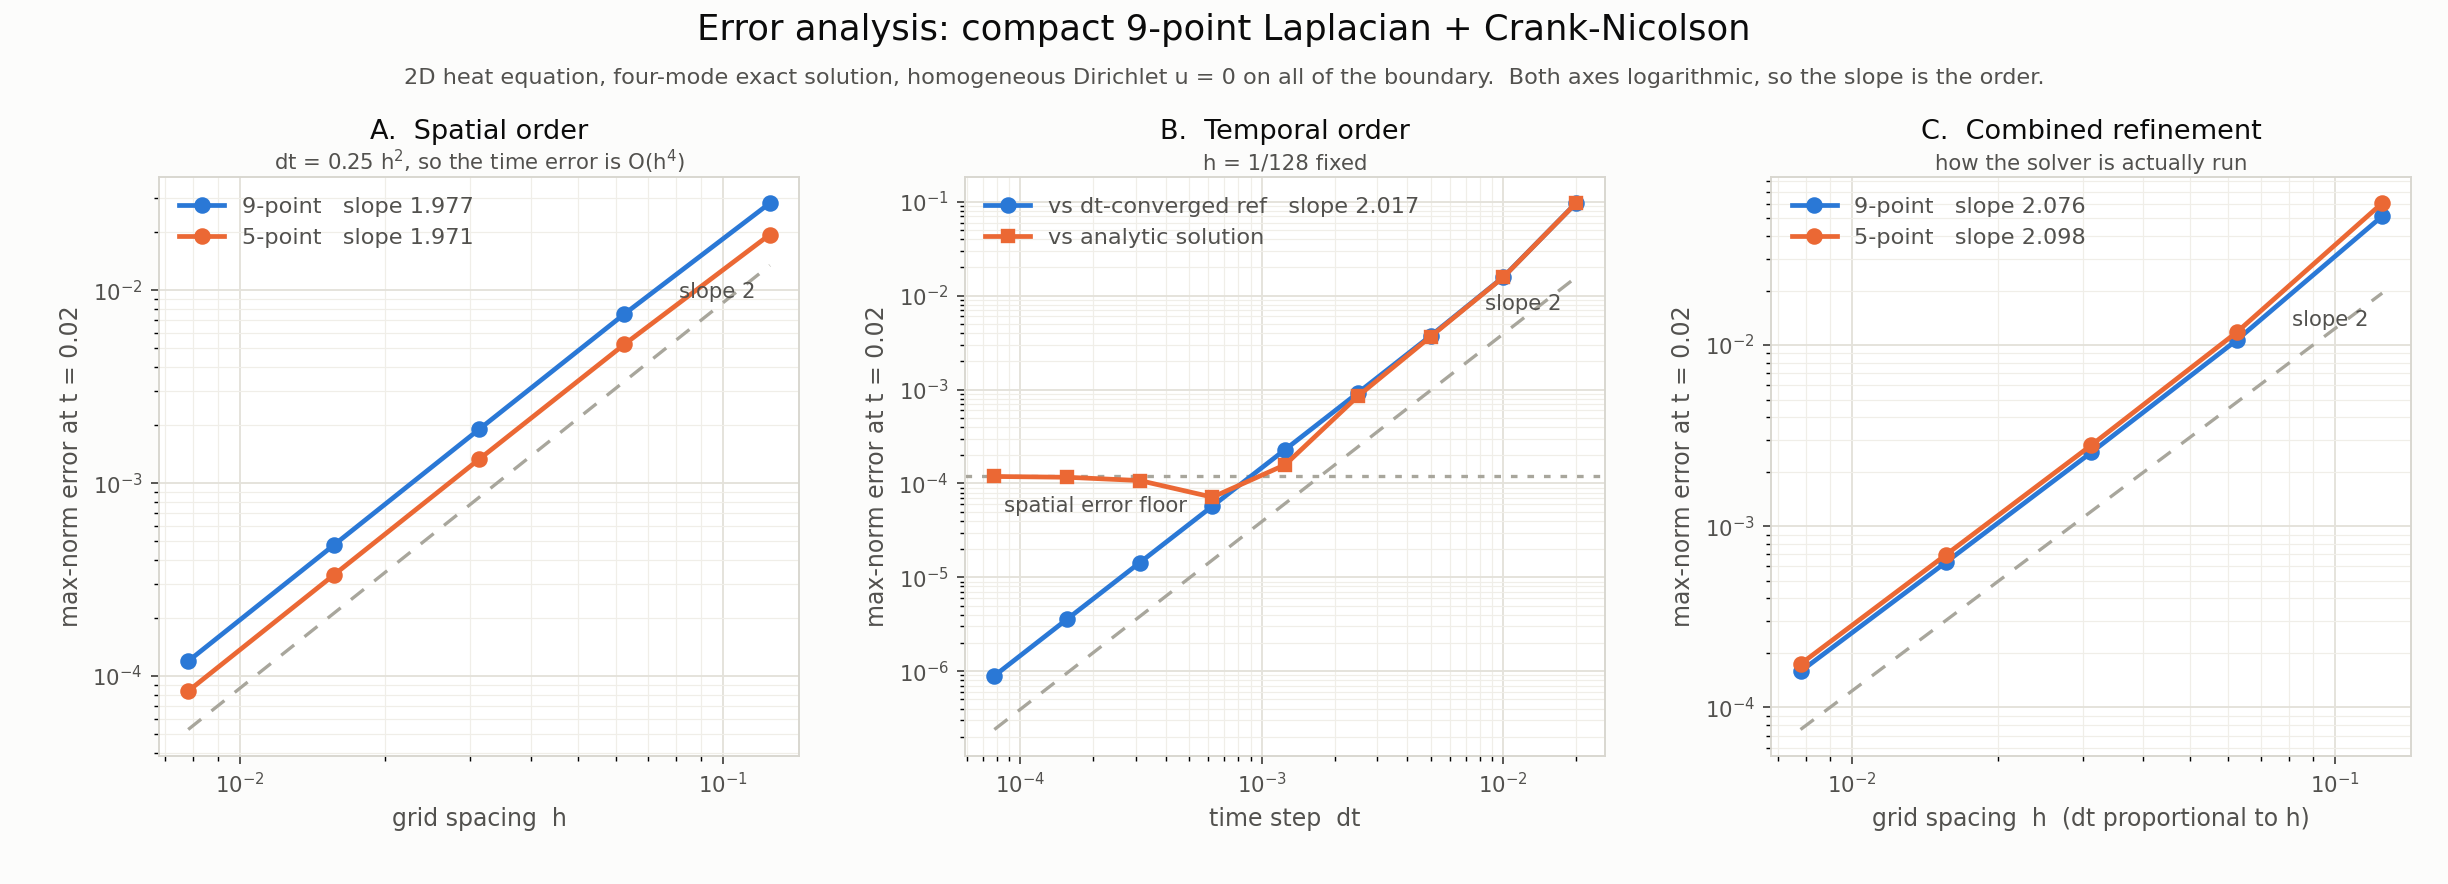

Write the Python code that produced this figure.
"""Error analysis for the compact 9-point / Crank-Nicolson heat solver.

Exact solution used
-------------------
Every term  c * exp(-alpha (a^2 + b^2) t) * sin(a x + p) * sin(b y + q)
solves  u_t = alpha (u_xx + u_yy)  exactly, and so does any superposition of
them.  We use a four-mode superposition with generic phases, so that

  * several length scales are present at once (a, b run from pi to 3 pi),
    rather than the single grid-aligned eigenmode that a one-mode test uses;
  * the phases make u nonzero and time dependent on all four sides of the
    square, so the Dirichlet boundary vector b(t) is exercised too.

The three studies
-----------------
Because the scheme has two discretisation parameters, a single refinement
cannot reveal both orders.  Each study isolates one:

  A. SPACE   refine h with dt = 0.25 h^2, so the O(dt^2) time error is
             O(h^4) and the measured slope is the spatial order alone.
  B. TIME    fix h = 1/128 and refine dt, measured against a dt-converged
             solution on that same grid.  Subtracting a reference computed
             on the same mesh removes the spatial error exactly, so the
             slope is the time order alone.  (Measured instead against the
             analytic solution, the curve would flatten onto the spatial
             error floor -- the script prints that version too.)
  C. BOTH    refine h with dt proportional to h, the way the solver is
             actually run.  This is the headline number.

All errors are max-norm (discrete L-infinity) over the interior nodes at the
final time.  Each study reports pairwise observed orders
log2(e_{k-1}/e_k) and a least-squares slope of log(error) against
log(parameter) -- the slope of the log-log plot.
"""

from __future__ import annotations

import numpy as np

import heat9 as H

ALPHA = 1.0
T_FINAL = 0.02

#: (coefficient, a, b, phase_x, phase_y).  The wavenumbers are integer
#: multiples of pi, so with ZERO phases every term is a Dirichlet
#: eigenfunction of the unit square and vanishes identically on the whole
#: boundary.  Turning the phases on shifts each sinusoid off the boundary
#: nodes and makes g nonzero and time dependent -- same wavenumbers, same
#: decay rates, so the two settings are directly comparable.
_BASE_MODES = [
    (1.00, 1.0 * np.pi, 1.0 * np.pi, 0.0, 0.0),
    (0.60, 2.0 * np.pi, 1.0 * np.pi, 0.3, 0.7),
    (-0.40, 1.0 * np.pi, 3.0 * np.pi, 1.1, 0.2),
    (0.25, 3.0 * np.pi, 2.0 * np.pi, 0.5, 1.3),
]

#: "homogeneous" -> u = 0 on all of dD (phases dropped, b(t) identically zero)
#: "constant"    -> u = CONSTANT on all of dD, the same value everywhere and
#:                  for all time.  Because the Laplacian annihilates a constant
#:                  and a constant has no time derivative, v = u - CONSTANT
#:                  solves the SAME heat equation with zero boundary data: so
#:                  the exact solution is just the homogeneous one shifted up by
#:                  CONSTANT, and u relaxes to the flat state u == CONSTANT.
#: "analytic"    -> u = g(x, y, t) on dD, nonzero and time dependent
BOUNDARY = "homogeneous"

#: the boundary value used when BOUNDARY == "constant"
CONSTANT = 1.0

MODES = [(c, a, b, 0.0, 0.0) for c, a, b, p, q in _BASE_MODES]


def set_boundary(mode):
    """Select homogeneous (u = 0 on dD) or analytic Dirichlet data."""
    global BOUNDARY, MODES
    if mode not in ("homogeneous", "constant", "analytic"):
        raise ValueError("boundary must be 'homogeneous', 'constant' or 'analytic'")
    BOUNDARY = mode
    MODES = (list(_BASE_MODES) if mode == "analytic"
             else [(c, a, b, 0.0, 0.0) for c, a, b, p, q in _BASE_MODES])


def bc():
    """The g handed to the solver for the selected boundary condition."""
    if BOUNDARY == "homogeneous":
        return None                      # b(t) is identically zero
    if BOUNDARY == "constant":
        return lambda x, y, t: np.full(
            np.broadcast(np.asarray(x), np.asarray(y)).shape, CONSTANT)
    return exact


def exact(x, y, t):
    """u(x, y, t) = sum_j c_j exp(-alpha (a^2+b^2) t) sin(a x + p) sin(b y + q)."""
    out = np.zeros(np.broadcast(x, y).shape, dtype=float)
    for c, a, b, p, q in MODES:
        out = out + c * np.exp(-ALPHA * (a * a + b * b) * t) \
            * np.sin(a * x + p) * np.sin(b * y + q)
    if BOUNDARY == "constant":
        out = out + CONSTANT             # v = u - CONSTANT solves the same PDE
    return out


def max_error(grid, U, t):
    X, Y = grid.interior_nodes()
    return float(np.abs(grid.unravel(U) - exact(X, Y, t)).max())


def slope(params, errors):
    """Least-squares slope of log(error) vs log(parameter): the log-log slope."""
    return float(np.polyfit(np.log(np.asarray(params)), np.log(np.asarray(errors)), 1)[0])


def orders(errors):
    """Pairwise observed orders for a sequence that halves the parameter."""
    e = np.asarray(errors)
    return [float(np.log2(e[i - 1] / e[i])) for i in range(1, len(e))]


def _table(param_name, params, results, extra=None):
    names = list(results)
    head = "%-12s" % param_name
    for n in names:
        head += " | %13s %7s" % ("err " + n, "order")
    print(head)
    print("-" * len(head))
    ords = {n: [np.nan] + orders(results[n]) for n in names}
    for i, p in enumerate(params):
        line = "%-12s" % (extra[i] if extra else "%.6g" % p)
        for n in names:
            o = ords[n][i]
            line += " | %13.4e %7s" % (results[n][i],
                                       "  --  " if np.isnan(o) else "%6.3f" % o)
        print(line)
    print()


# ---------------------------------------------------------------------------
# A. spatial order:  dt = 0.25 h^2  =>  time error is O(h^4)
# ---------------------------------------------------------------------------


def study_space(Ns=(8, 16, 32, 64, 128), mu=0.25):
    print("=" * 78)
    print("A. SPATIAL ORDER   dt = %.2f h^2, so the O(dt^2) time error is O(h^4)" % mu)
    print("=" * 78)
    hs, res, labels = [], {"9-point": [], "5-point": []}, []
    for N in Ns:
        grid = H.Grid(N, N)
        nsteps = max(1, int(round(T_FINAL / (mu * grid.h ** 2))))
        hs.append(grid.h)
        labels.append("1/%-4d (%d)" % (N, nsteps))
        for st in (H.LAPLACIAN_9PT, H.LAPLACIAN_5PT):
            U, _ = H.solve_heat(grid, lambda x, y: exact(x, y, 0.0), T_FINAL,
                                ALPHA, nsteps=nsteps, stencil=st, g=bc())
            res[st.name].append(max_error(grid, U, T_FINAL))
    _table("h (steps)", hs, res, labels)
    sl = {n: slope(hs, res[n]) for n in res}
    for n in sl:
        print("   least-squares slope, %s:  %.4f" % (n, sl[n]))
    print()
    return hs, res, sl


# ---------------------------------------------------------------------------
# B. temporal order: fixed grid, reference solution on that same grid
# ---------------------------------------------------------------------------


def study_time(N=128, nss=(1, 2, 4, 8, 16, 32, 64, 128, 256), ns_ref=4096,
               fit=(1, 7)):
    print("=" * 78)
    print("B. TEMPORAL ORDER   h = 1/%d fixed; error measured against a "
          "dt-converged" % N)
    print("   solution on the SAME grid (%d steps), which removes the spatial error"
          % ns_ref)
    print("=" * 78)
    grid = H.Grid(N, N)
    u0 = lambda x, y: exact(x, y, 0.0)
    Uref, _ = H.solve_heat(grid, u0, T_FINAL, ALPHA, nsteps=ns_ref,
                           stencil=H.LAPLACIAN_9PT, g=bc())
    dts, res, labels = [], {"vs reference": [], "vs analytic": []}, []
    for ns in nss:
        U, info = H.solve_heat(grid, u0, T_FINAL, ALPHA, nsteps=ns,
                               stencil=H.LAPLACIAN_9PT, g=bc())
        dts.append(info["dt"])
        labels.append("%.3e (%d)" % (info["dt"], ns))
        res["vs reference"].append(float(np.abs(U - Uref).max()))
        res["vs analytic"].append(max_error(grid, U, T_FINAL))
    _table("dt (steps)", dts, res, labels)
    lo, hi = fit
    sl = slope(dts[lo:hi], res["vs reference"][lo:hi])
    print("   least-squares slope, vs reference (dt = %.1e .. %.1e):  %.4f"
          % (dts[hi - 1], dts[lo], sl))
    print("   the 'vs analytic' column stops improving once the time error drops")
    print("   below the spatial error of this grid -- that floor is the O(h^2) term.")
    print()
    return dts, res, sl


# ---------------------------------------------------------------------------
# C. combined refinement, dt proportional to h -- how the solver is really run
# ---------------------------------------------------------------------------


def study_combined(Ns=(8, 16, 32, 64, 128)):
    print("=" * 78)
    print("C. COMBINED   dt proportional to h (dt/h held fixed) -- the headline rate")
    print("=" * 78)
    hs, res, labels = [], {"9-point": [], "5-point": []}, []
    for k, N in enumerate(Ns):
        grid = H.Grid(N, N)
        nsteps = 2 ** k
        hs.append(grid.h)
        labels.append("1/%-4d (%d)" % (N, nsteps))
        for st in (H.LAPLACIAN_9PT, H.LAPLACIAN_5PT):
            U, info = H.solve_heat(grid, lambda x, y: exact(x, y, 0.0), T_FINAL,
                                   ALPHA, nsteps=nsteps, stencil=st, g=bc())
            res[st.name].append(max_error(grid, U, T_FINAL))
        ratio = info["dt"] / grid.h
    print("   dt/h = %.3f on every level\n" % ratio)
    _table("h (steps)", hs, res, labels)
    sl = {n: slope(hs, res[n]) for n in res}
    for n in sl:
        print("   least-squares slope, %s:  %.4f" % (n, sl[n]))
    print()
    return hs, res, sl


# ---------------------------------------------------------------------------
# plot
# ---------------------------------------------------------------------------


def make_plot(space, time, combined, path=None):
    import matplotlib
    matplotlib.use("Agg")
    import matplotlib.pyplot as plt

    if path is None:
        path = {"homogeneous": "error_analysis.png",
                "constant": "error_analysis_constant_bc.png",
                "analytic": "error_analysis_analytic_bc.png"}[BOUNDARY]
    INK, INK2, SURF = "#0b0b0b", "#52514e", "#fcfcfb"
    BLUE, ORANGE, GUIDE = "#2a78d6", "#eb6834", "#a8a69c"
    hs, sres, ssl = space
    dts, tres, tsl = time
    hc, cres, csl = combined

    fig, axes = plt.subplots(1, 3, figsize=(14.4, 5.2), dpi=170, facecolor=SURF)
    fig.subplots_adjust(left=0.065, right=0.985, top=0.80, bottom=0.145, wspace=0.26)

    def guide(ax, xs, ys, order, where=0.45, label=None):
        """Dashed reference line of the given slope, anchored under the data."""
        xs, ys = np.asarray(xs), np.asarray(ys)
        x0 = np.exp(np.log(xs).mean())
        y0 = np.exp(np.log(ys).mean()) * where
        xl = np.array([xs.min(), xs.max()])
        ax.plot(xl, y0 * (xl / x0) ** order, color=GUIDE, lw=1.4,
                ls=(0, (5, 4)), zorder=1)
        ax.annotate(label or "slope %d" % order,
                    (xl[1], y0 * (xl[1] / x0) ** order), color=INK2, fontsize=9,
                    xytext=(-6, -14), textcoords="offset points", ha="right")

    def style(ax, xlabel, title, subtitle):
        ax.set_xscale("log"); ax.set_yscale("log")
        ax.set_xlabel(xlabel, color=INK2, fontsize=10)
        ax.set_ylabel("max-norm error at t = %.2f" % T_FINAL, color=INK2, fontsize=10)
        ax.set_title(title, color=INK, fontsize=11.5, pad=16)
        ax.annotate(subtitle, (0.5, 1.012), xycoords="axes fraction",
                    ha="center", color=INK2, fontsize=9)
        ax.grid(True, which="major", color="#e4e2db", lw=0.8)
        ax.grid(True, which="minor", color="#f0eee8", lw=0.5)
        ax.set_axisbelow(True)
        ax.tick_params(colors=INK2, labelsize=9)
        for s in ax.spines.values():
            s.set_color("#d8d6cf")

    # --- A: space -----------------------------------------------------------
    ax = axes[0]
    for name, col in (("9-point", BLUE), ("5-point", ORANGE)):
        ax.plot(hs, sres[name], color=col, lw=2.0, marker="o", ms=6,
                label="%s   slope %.3f" % (name, ssl[name]), zorder=3)
    guide(ax, hs, sres["9-point"], 2)
    style(ax, "grid spacing  h", "A.  Spatial order",
          "dt = 0.25 h$^2$, so the time error is O(h$^4$)")
    ax.legend(frameon=False, fontsize=9.5, labelcolor=INK2, loc="upper left")

    # --- B: time ------------------------------------------------------------
    ax = axes[1]
    ax.plot(dts, tres["vs reference"], color=BLUE, lw=2.0, marker="o", ms=6,
            label="vs dt-converged ref   slope %.3f" % tsl, zorder=3)
    ax.plot(dts, tres["vs analytic"], color=ORANGE, lw=2.0, marker="s", ms=5.5,
            label="vs analytic solution", zorder=3)
    ax.axhline(tres["vs analytic"][-1], color=GUIDE, lw=1.4, ls=(0, (2, 3)))
    ax.annotate("spatial error floor", (dts[-1], tres["vs analytic"][-1]),
                color=INK2, fontsize=9, xytext=(4, -15), textcoords="offset points")
    guide(ax, dts, tres["vs reference"], 2, where=0.25)
    style(ax, "time step  dt", "B.  Temporal order",
          "h = 1/128 fixed")
    ax.legend(frameon=False, fontsize=9.5, labelcolor=INK2, loc="upper left")

    # --- C: combined --------------------------------------------------------
    ax = axes[2]
    for name, col in (("9-point", BLUE), ("5-point", ORANGE)):
        ax.plot(hc, cres[name], color=col, lw=2.0, marker="o", ms=6,
                label="%s   slope %.3f" % (name, csl[name]), zorder=3)
    guide(ax, hc, cres["9-point"], 2)
    style(ax, "grid spacing  h  (dt proportional to h)", "C.  Combined refinement",
          "how the solver is actually run")
    ax.legend(frameon=False, fontsize=9.5, labelcolor=INK2, loc="upper left")

    fig.text(0.5, 0.955, "Error analysis: compact 9-point Laplacian + Crank-Nicolson",
             ha="center", color=INK, fontsize=15)
    fig.text(0.5, 0.905,
             "2D heat equation, four-mode exact solution, %s.  "
             "Both axes logarithmic, so the slope is the order."
             % {"homogeneous": "homogeneous Dirichlet u = 0 on all of the boundary",
                "constant": "constant Dirichlet u = %g on all of the boundary" % CONSTANT,
                "analytic": "nonzero time-dependent Dirichlet data"}[BOUNDARY],
             ha="center", color=INK2, fontsize=9.5)
    fig.savefig(path, facecolor=SURF)
    plt.close(fig)
    print("wrote %s\n" % path)


def main(argv=None):
    import sys
    argv = sys.argv[1:] if argv is None else argv
    if "--bc" in argv:
        set_boundary(argv[argv.index("--bc") + 1])
    print("Exact solution: sum of %d modes "
          "c exp(-alpha(a^2+b^2)t) sin(ax+p) sin(by+q)" % len(MODES))
    print("alpha = %g, final time T = %g, domain [0,1]^2" % (ALPHA, T_FINAL))
    if BOUNDARY == "homogeneous":
        print("boundary: HOMOGENEOUS Dirichlet, u = 0 on all of dD "
              "(phases zero, b(t) == 0)\n")
    elif BOUNDARY == "constant":
        print("boundary: CONSTANT Dirichlet, u = %g on all of dD, "
              "same value for all t" % CONSTANT)
        print("          exact solution = %g + (the homogeneous solution)\n" % CONSTANT)
    else:
        print("boundary: analytic Dirichlet, nonzero and time dependent\n")
    space = study_space()
    time_ = study_time()
    combined = study_combined()
    make_plot(space, time_, combined)
    print("=" * 78)
    print("SLOPES (the big-O exponents)")
    print("=" * 78)
    print("   A. space only, 9-point        error = O(h^%.2f)" % space[2]["9-point"])
    print("   A. space only, 5-point        error = O(h^%.2f)" % space[2]["5-point"])
    print("   B. time only  (9-point)       error = O(dt^%.2f)" % time_[2])
    print("   C. combined,   9-point        error = O(h^%.2f)" % combined[2]["9-point"])
    print("   C. combined,   5-point        error = O(h^%.2f)" % combined[2]["5-point"])
    print("\n   Both discretisations are second order, so the scheme is")
    print("   O(h^2 + dt^2); with dt proportional to h that is O(h^2) overall.")


if __name__ == "__main__":
    main()
